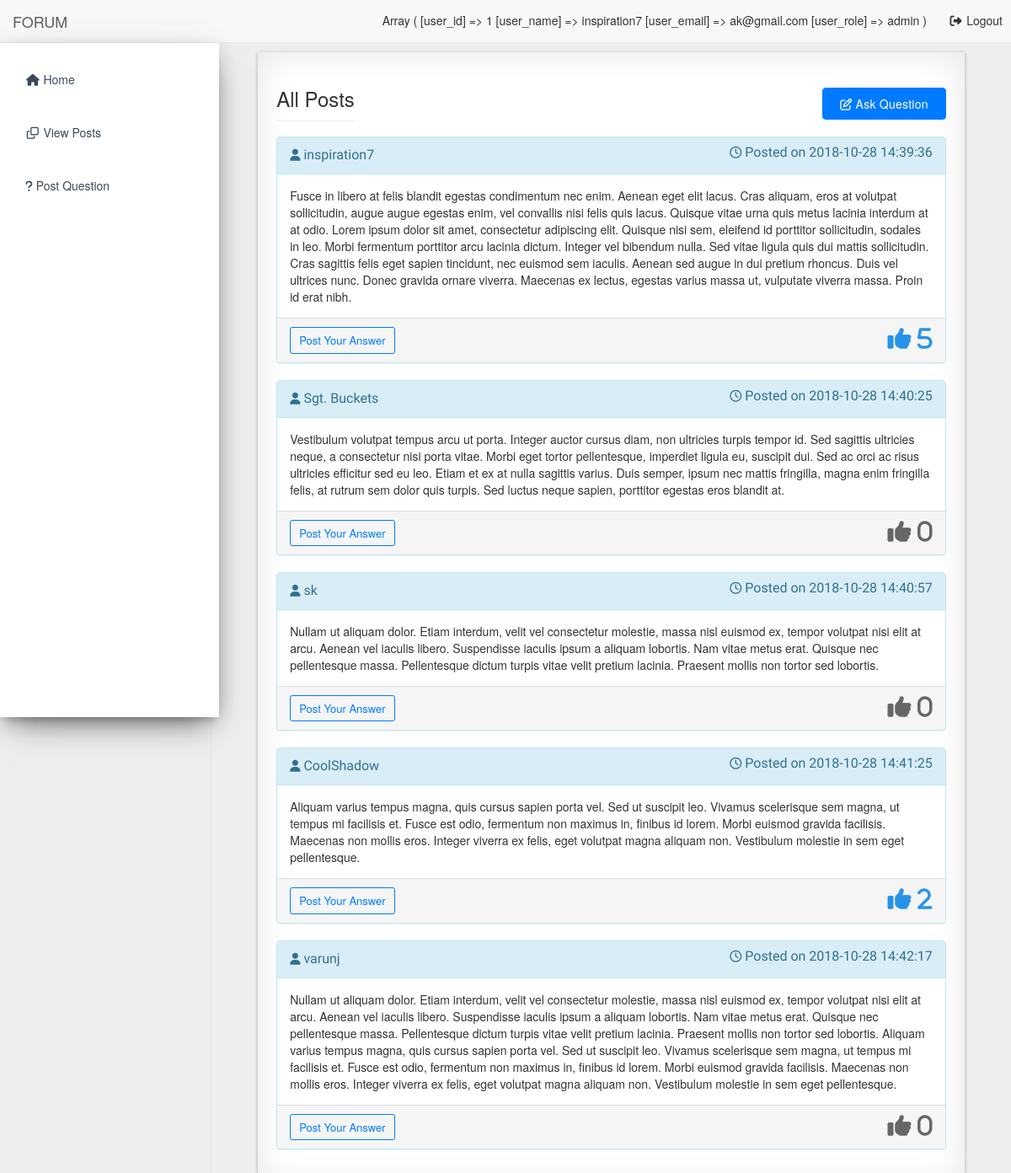
Screenshot of /posts/view-all-posts.php (signed in) with the database file from the repository.
### tables this page shows
CREATE TABLE `posts` (
  `post_id` int(11) NOT NULL,
  `post_content` text NOT NULL,
  `post_image` text NOT NULL,
  `post_user_id` int(11) NOT NULL,
  `post_tags` mediumtext NOT NULL,
  `created_at` datetime NOT NULL,
  `deleted_at` datetime NOT NULL,
  `is_deleted` bit(1) NOT NULL DEFAULT b'0',
  `deleted_by` int(11) NOT NULL,
  `updated_at` datetime NOT NULL,
  `updated_by` int(11) NOT NULL,
  `post_points` int(11) NOT NULL
);

CREATE TABLE `users` (
  `user_id` int(11) NOT NULL,
  `first_name` varchar(255) NOT NULL,
  `last_name` varchar(255) NOT NULL,
  `user_name` varchar(255) NOT NULL,
  `user_password` varchar(255) NOT NULL,
  `user_email` varchar(255) NOT NULL,
  `user_dob` date NOT NULL,
  `user_branch` varchar(255) NOT NULL,
  `user_posts` int(11) NOT NULL,
  `user_role` varchar(255) NOT NULL,
  `user_profile_img` text NOT NULL,
  `user_created_at` datetime NOT NULL,
  `is_deleted` bit(1) NOT NULL DEFAULT b'0',
  `deleted_by` int(11) NOT NULL,
  `deleted_at` datetime NOT NULL
);

CREATE TABLE `post_votes` (
  `post_votes_id` int(11) NOT NULL,
  `post_id` int(11) NOT NULL,
  `user_id` int(11) NOT NULL,
  `vote` varchar(255) NOT NULL
);

### classes/PostVotes.php (called while the page is built, shortened)
<?php
	require_once("Database.php");
	class PostVotes {
		private $connection;
		public function __construct() {
			global $database;
			$this->connection = $database->getConnection();
		}
		public function getUpvotedPostsByMe() {
			$user_id = $_SESSION['user_id'];
			$sql = "SELECT post_id FROM post_votes WHERE user_id = $user_id AND vote = 'upvote'";
			$result_set = $this->connection->query($sql);
			return $result_set;
		}
	}
?>

### classes/Database.php (called while the page is built, shortened)
<?php
    class Database {
        private $servername;
        private $username;
        private $password;
        private $database;
        private $connection;
        public function __construct() {
            $this->servername = "localhost";
            $this->username = "aniket";
            $this->password = "aniket";
            $this->database = "forumdb";
        }
        public function connectDB() {
            $this->connection = new mysqli($this->servername, $this->username, $this->password, $this->database);
        }
        public function getConnection() {
            return $this->connection;
        }
    }
    $database = new Database();
?>

### classes/Posts.php (called while the page is built, shortened)
<?php
	require_once("Database.php");
	class Posts {
		private $connection;
		public function __construct() {
			global $database;
			$this->connection = $database->getConnection();
		}
		public function getAllPosts() {
			$sql = "SELECT * FROM posts WHERE is_deleted = 0";
			$result_set = $this->connection->query($sql);
			return $result_set;
		}
	}
?>

### classes/Users.php (called while the page is built, shortened)
<?php
	require_once("Database.php");
	class Users {
		private $connection;
		public function __construct() {
			global $database;
			$this->connection = $database->getConnection();
		}
		public function getUserDetailsById($user_id, $columns) {
			$sql = "SELECT $columns FROM users WHERE user_id = $user_id";
			$result_set = $this->connection->query($sql);
			return $result_set;
		}
	}
?>

### posts/view-all-posts.php (the view, shortened to what this page needs)
<!DOCTYPE html>
<html lang="en">
<?php
    require_once("../ui-elements/header.php");
?>
<body>
    <div id="wrapper">
        <?php
            require_once("../ui-elements/navigation.php");
        ?>
        <div id="page-wrapper">
            <div class="container-fluid container-fluid-mine effect8 padding-mine">
                <div class="row">
                    <div class="col-lg-12">
                        <br>
                        <h3 class="page-header show-inline-mine">All Posts</h3>
                        <a href="http://localhost/forum/posts/add-post.php" class="btn-mine btn-bootstrap4-primary-mine ask-quest-btn-alignment-mine"><i class="fa fa-pencil-square-o" aria-hidden="true"></i> Ask Question</a>
                    </div>
                </div>
                <?php
                    require_once("../classes/Posts.php");
                    require_once("../classes/Users.php");
                    require_once("../classes/PostVotes.php");
                    $posts = new Posts();
                    $post_votes = new PostVotes();
                    $users = new Users();
                    $result_set = $posts->getAllPosts();
                    $posts_upvoted = $post_votes->getUpvotedPostsByMe();
                    $selected_rows = mysqli_num_rows($posts_upvoted);
                    $shown_upvotes = 0;
                    $shown_rows = 1;
                    while($row = mysqli_fetch_assoc($result_set)) {
                        extract($row);
                        $resultant_row = $users->getUserDetailsById($post_user_id, "user_name");
                        extract(mysqli_fetch_assoc($resultant_row));
                ?>
                        <div class="panel panel-info">
                            <div class="panel-heading">
                                <i class="fa fa-user" aria-hidden="true"></i> <div class="show-inline-mine post-header-details-mine"><?php echo $user_name; ?></div>
                                <i class="fa fa-clock-o float-right-mine" aria-hidden="true"><div class="show-inline-mine post-header-details-mine"> Posted on <?php echo $created_at; ?></div></i>
                            </div>
                            <div class="panel-body">
                                <?php echo $post_content; ?>
                            </div>
                            <div class="panel-footer">
                                <?php
                                    echo '<a href="comments.php?post_id='.$post_id.'&post_user_id='.$post_user_id.'" class="btn btn-outline btn-success-mine btn-sm" style="font-size: 13px;">Post Your Answer</a>';
                                    if($selected_rows >= $shown_rows) {
                                        while($upvoted_post_id_row = mysqli_fetch_assoc($posts_upvoted)) {
                                            $shown_upvotes = 0;
                                            $upvoted_post_id = $upvoted_post_id_row['post_id'];
                                            if($upvoted_post_id === $post_id) {
                                ?>
                                                <i class="fa fa-thumbs-up fa-2x upvote-post-btn-mine post-upvoted-mine" name="upvote-post" aria-hidden="true" data-toggle="tooltip" data-placement="top" title="Upvote post" onclick="upvotePostClicked(event, <?php echo $post_id; ?>, this);"> <?php echo $post_points; ?></i>
                                <?php
                                                $shown_upvotes = 1;
                                                $shown_rows++;
                                                break;
                                            }
                                        }
                                        $posts_upvoted = $post_votes->getUpvotedPostsByMe();
                                        if($shown_upvotes != 1) {
                                ?>
                                                <i class="fa fa-thumbs-up fa-2x upvote-post-btn-mine post-not-upvoted-mine" name="upvote-post" aria-hidden="true" data-toggle="tooltip" data-placement="top" title="Upvote post" onclick="upvotePostClicked(event, <?php echo $post_id; ?>, this);"> <?php echo $post_points; ?></i>
                                <?php
                                        }
                                    } else {
                                ?>
                                        <i class="fa fa-thumbs-up fa-2x upvote-post-btn-mine post-not-upvoted-mine" name="upvote-post" aria-hidden="true" data-toggle="tooltip" data-placement="top" title="Upvote post" onclick="upvotePostClicked(event, <?php echo $post_id; ?>, this);"> <?php echo $post_points; ?></i>
                                <?php
                                    }
                                ?>
                            </div>
                        </div>
                <?php
                    }
                ?>
            </div>
        </div>
    </div>

### assets/css/myStyles.css (style rules this page uses)
.btn-success-mine.btn-outline { color: #007bff; }
.btn-success-mine { color: #007bff; border-color: #007bff; }
.btn-mine { display: inline-block; padding: 8px 20px; margin-bottom: 0; font-size: 14px; font-weight: 400; line-height: 1.42857143; text-align: center; white-space: nowrap; vertical-align: middle; -ms-touch-action: manipulation; touch-action: manipulation; cursor: pointer; -webkit-user-select: none; -moz-user-select: none; -ms-user-select: none; user-select: none; background-image: none; border: 1px solid transparent; border-radius: 4px; }
.btn-bootstrap4-primary-mine { color: #fff; background-color: #007bff; border-color: #007bff; }
.ask-quest-btn-alignment-mine { float: right; margin-bottom: 20px; letter-spacing: .25px; }
.show-inline-mine { display: inline; }
.upvote-post-btn-mine { float: right; letter-spacing:.25px; cursor: pointer; }
.post-upvoted-mine { color: #2793e8; }
.post-not-upvoted-mine { color: #666666; }
.float-right-mine { float: right; }
.post-header-details-mine { font-size: 16px; font-family: 'Cantora One'; }
div#page-wrapper>div.container-fluid-mine { margin: 25px; margin-top: 7%; background: #fff!important; }
.padding-mine { padding: 2.5%; }
.effect8 { position:relative; -webkit-box-shadow:0 1px 4px rgba(0, 0, 0, 0.3), 0 0 40px rgba(0, 0, 0, 0.1) inset; -moz-box-shadow:0 1px 4px rgba(0, 0, 0, 0.3), 0 0 40px rgba(0, 0, 0, 0.1) inset; box-shadow:0 1px 4px rgba(0, 0, 0, 0.3), 0 0 40px rgba(0, 0, 0, 0.1) inset; }
.effect8:before, .effect8:after { content:""; position:absolute; z-index:-1; -webkit-box-shadow:0 0 20px rgba(0,0,0,0.8); -moz-box-shadow:0 0 20px rgba(0,0,0,0.8); box-shadow:0 0 20px rgba(0,0,0,0.8); top:10px; bottom:10px; left:0; right:0; -moz-border-radius:100px / 10px; border-radius:100px / 10px; }
.effect8:after { right:10px; left:auto; -webkit-transform:skew(8deg) rotate(3deg); -moz-transform:skew(8deg) rotate(3deg); -ms-transform:skew(8deg) rotate(3deg); -o-transform:skew(8deg) rotate(3deg); transform:skew(8deg) rotate(3deg); }

### rows the page displays
posts: users.user_name "inspiration7", created_at "2018-10-28 14:39:36", post_content "Fusce in libero at felis blandit egestas condimentum nec enim. Aenean eget elit lacus. Cras aliquam, eros at volutpat sollicitudin, augue augue egestas enim, vel convallis nisi felis quis lacus. Quisque vitae urna quis metus lacinia interdum at at odio. Lorem ipsum dolor sit amet, consectetur adipiscing elit. Quisque nisi sem, eleifend id porttitor sollicitudin, sodales in leo. Morbi fermentum porttitor arcu lacinia dictum. Integer vel bibendum nulla. Sed vitae ligula quis dui mattis sollicitudin. Cras sagittis felis eget sapien tincidunt, nec euismod sem iaculis. Aenean sed augue in dui pretium rhoncus. Duis vel ultrices nunc. Donec gravida ornare viverra. Maecenas ex lectus, egestas…"
post_votes: post.post_points "5"
posts: users.user_name "Sgt. Buckets", created_at "2018-10-28 14:40:25", post_content "Vestibulum volutpat tempus arcu ut porta. Integer auctor cursus diam, non ultricies turpis tempor id. Sed sagittis ultricies neque, a consectetur nisi porta vitae. Morbi eget tortor pellentesque, imperdiet ligula eu, suscipit dui. Sed ac orci ac risus ultricies efficitur sed eu leo. Etiam et ex at nulla sagittis varius. Duis semper, ipsum nec mattis fringilla, magna enim fringilla felis, at rutrum sem dolor quis turpis. Sed luctus neque sapien, porttitor egestas eros blandit at.", post_points "0"
posts: users.user_name "sk", created_at "2018-10-28 14:40:57", post_content "Nullam ut aliquam dolor. Etiam interdum, velit vel consectetur molestie, massa nisl euismod ex, tempor volutpat nisi elit at arcu. Aenean vel iaculis libero. Suspendisse iaculis ipsum a aliquam lobortis. Nam vitae metus erat. Quisque nec pellentesque massa. Pellentesque dictum turpis vitae velit pretium lacinia. Praesent mollis non tortor sed lobortis.", post_points "0"
posts: users.user_name "CoolShadow", created_at "2018-10-28 14:41:25", post_content "Aliquam varius tempus magna, quis cursus sapien porta vel. Sed ut suscipit leo. Vivamus scelerisque sem magna, ut tempus mi facilisis et. Fusce est odio, fermentum non maximus in, finibus id lorem. Morbi euismod gravida facilisis. Maecenas non mollis eros. Integer viverra ex felis, eget volutpat magna aliquam non. Vestibulum molestie in sem eget pellentesque."
post_votes: post.post_points "2"
posts: users.user_name "varunj", created_at "2018-10-28 14:42:17", post_content "Nullam ut aliquam dolor. Etiam interdum, velit vel consectetur molestie, massa nisl euismod ex, tempor volutpat nisi elit at arcu. Aenean vel iaculis libero. Suspendisse iaculis ipsum a aliquam lobortis. Nam vitae metus erat. Quisque nec pellentesque massa. Pellentesque dictum turpis vitae velit pretium lacinia. Praesent mollis non tortor sed lobortis. Aliquam varius tempus magna, quis cursus sapien porta vel. Sed ut suscipit leo. Vivamus scelerisque sem magna, ut tempus mi facilisis et. Fusce est odio, fermentum non maximus in, finibus id lorem. Morbi euismod gravida facilisis. Maecenas non mollis eros. Integer viverra ex felis, eget volutpat magna aliquam non. Vestibulum molestie in sem…", post_points "0"
